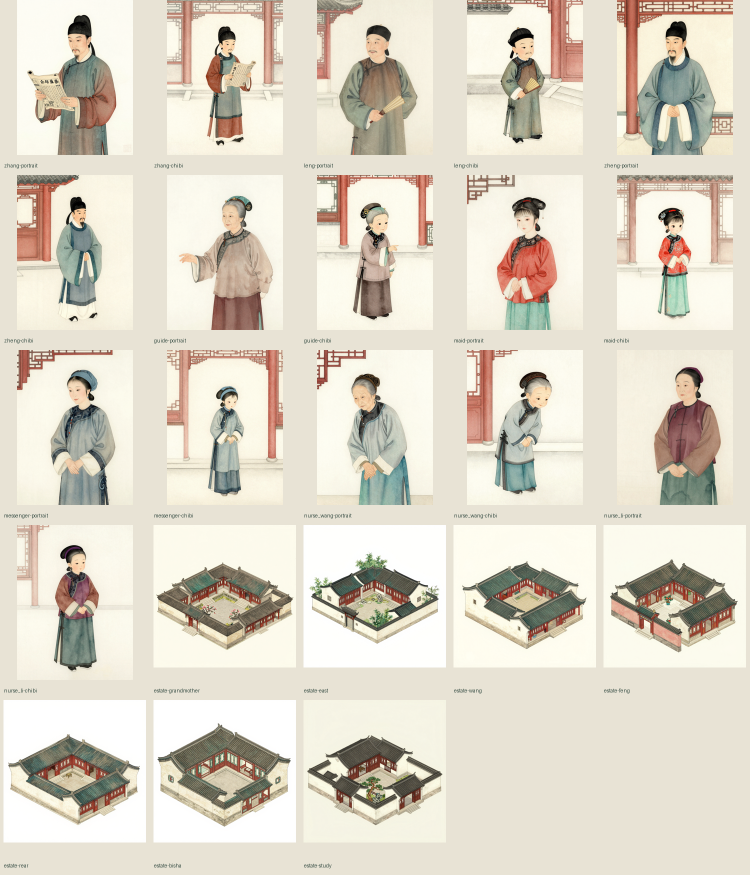
#> input picture art/new-source-review.png, 1500 x 1750 px (shown at 1/2 size)
$ python cutout_white_backdrop.py ../art/new-source-review.png --out out.png
#> lines starting #> are read from the running program, lines starting #| are printed output that depends on the picture; after the words box and inside, x2 and y2 are one past the last pixel; in counts of white or black regions, pixels touching at a corner belong together
#!/usr/bin/env python3
# -*- coding: utf-8 -*-
"""Cut a prop out of a plain white backdrop, without the server.

The SAM pass on `bamboo-cluster` kept the painting's beige paper ground: the
matte shipped the whole pale square, and the bamboo read on screen as a blank
cream slab — the asset had been broken since it was first committed (2026-10-29)
and thirteen maps have been placing that slab ever since.

SAM is the wrong tool for a prop on a flat backdrop, and it is also
unavailable here: the server's BiRefNet node dies with
`'Config' object has no attribute 'is_encoder_decoder'`. But a prop painted on
pure white needs no model at all. The paper/plant separation is decided by two
measurements taken from the source:

  * `min channel` — the outside white is >= 250 on every channel, while even
    the palest leaf wash sits far below it;
  * `saturation` — the plant is pigmented (leaves ~0.13–0.21), the ground is
    not.

The rule is the same one `repair_matte_bamboo_gate.py` uses, generalised:
"light pixels *reachable from the image border* are background". A flood fill
over near-white from every edge removes the flat backdrop while leaving any
enclosed light area (a highlight between roof tiles, a doorway's own white)
opaque. When a prop was painted with a translucent halo, the halo is kept: a
hard threshold would chew the leaf edges, so the alpha is feathered by how far
each pixel is from the backdrop's own colour.

Usage:
  cutout_white_backdrop.py SOURCE [-o OUT] [--threshold 244] [--pad 0]
"""
import argparse
import json
from collections import deque
from pathlib import Path

import numpy as np
from PIL import Image

ROOT = Path(__file__).resolve().parents[1]


def border_flood(mask: np.ndarray) -> np.ndarray:
    """Every True pixel reachable from any image edge, via BFS."""
    h, w = mask.shape
    visited = np.zeros_like(mask, dtype=bool)
    queue = deque()
    for x in range(w):
        for y in (0, h - 1):
            if mask[y, x] and not visited[y, x]:
                visited[y, x] = True
                queue.append((y, x))
    for y in range(h):
        for x in (0, w - 1):
            if mask[y, x] and not visited[y, x]:
                visited[y, x] = True
                queue.append((y, x))
    while queue:
        y, x = queue.popleft()
        for ny, nx in ((y - 1, x), (y + 1, x), (y, x - 1), (y, x + 1)):
            if 0 <= ny < h and 0 <= nx < w and mask[ny, nx] and not visited[ny, nx]:
                visited[ny, nx] = True
                queue.append((ny, nx))
    return visited


def cutout(source: Path, threshold: int = 244):
    """Return (rgba array, report)."""
#> called with threshold = 244
    src = np.asarray(Image.open(source).convert("RGB")).astype(int)
    minc = src.min(axis=2)
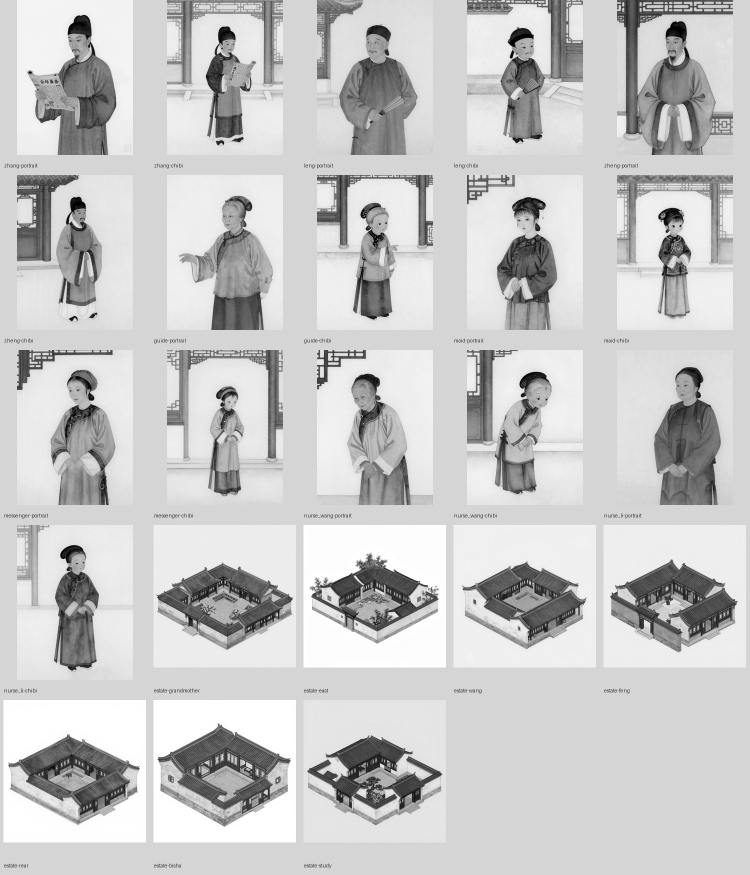
#> minc: shape (1750, 1500) int64 (shown at 1/2 size); min 0, max 255, mean 199.7
    mx = src.max(axis=2)
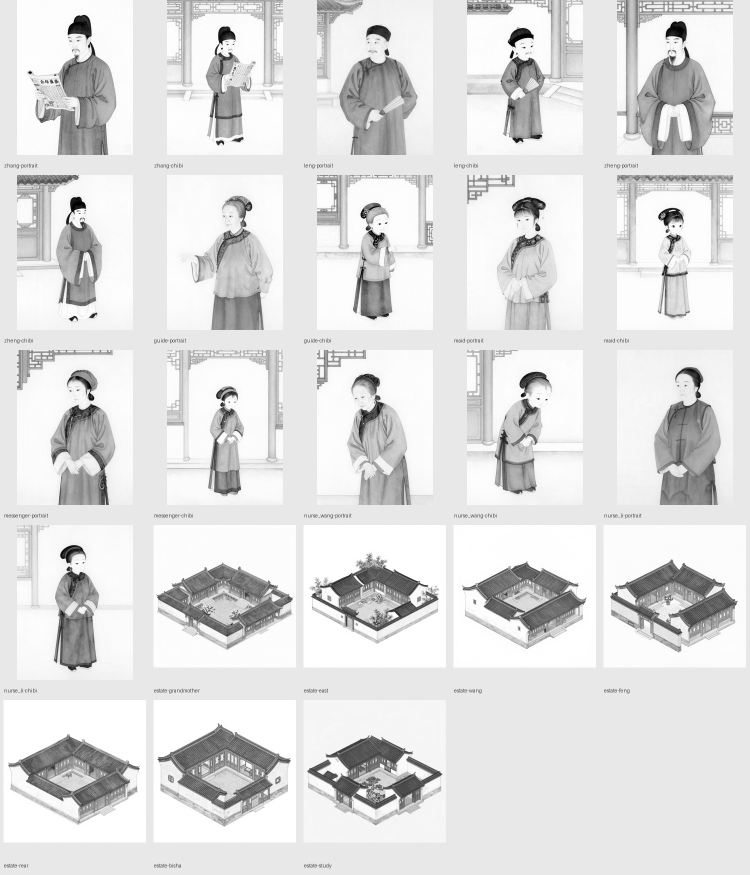
#> mx: shape (1750, 1500) int64 (shown at 1/2 size); min 0, max 255, mean 222.7
    sat = np.where(mx > 0, (mx - minc) / np.maximum(mx, 1), 0.0)
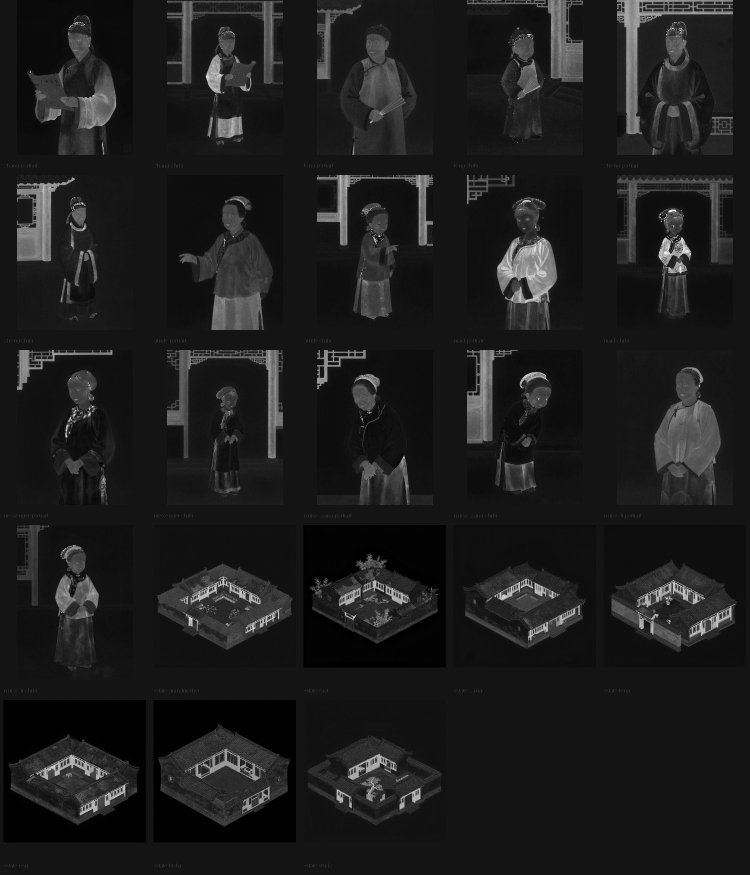
#> sat: shape (1750, 1500) float64 (shown at 1/2 size); min 0, max 1, mean 0.116

    light = minc >= threshold
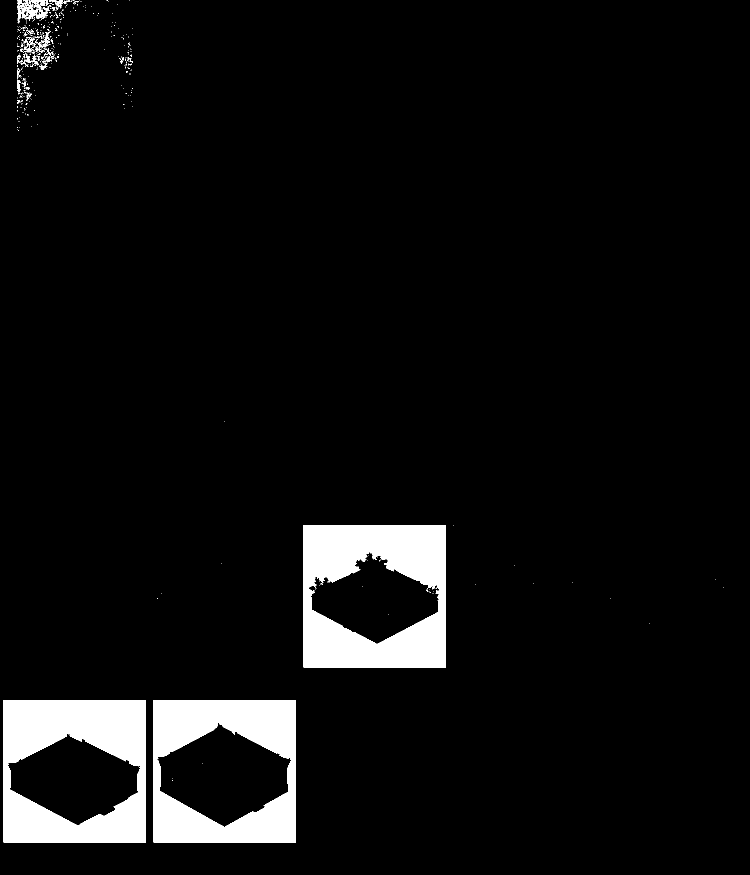
#> light: shape (1750, 1500) bool (shown at 1/2 size); 6% white; 428 white regions (399 under 20 px), largest, box (x1, y1, x2, y2) and area: (607, 1050, 892, 1335) 54079, (7, 1400, 292, 1685) 51407, (307, 1400, 592, 1685) 46798
    backdrop = border_flood(light)
#> after the loop in border_flood, `for x in range(w):`: visited: shape (1750, 1500) bool; 0% white in thin lines or dots, all inside (x1, y1, x2, y2) = (35, 0, 259, 1)
#> after the loop in border_flood, `while queue:`:
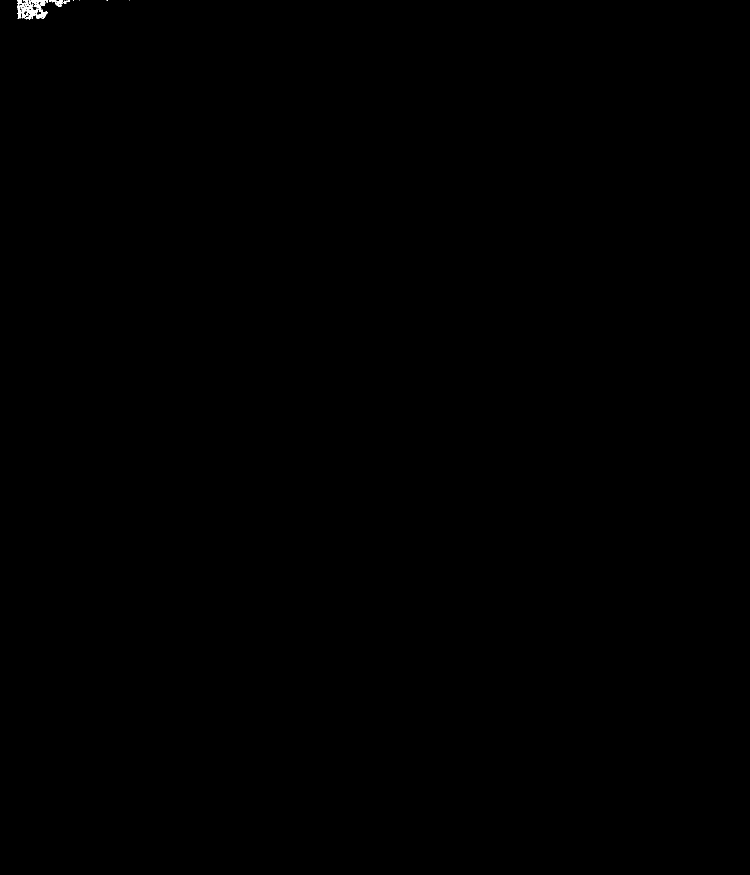
#> visited: shape (1750, 1500) bool (shown at 1/2 size); 0.06% white; 8 white regions (6 under 20 px), largest, box (x1, y1, x2, y2) and area: (34, 0, 96, 39) 1326, (104, 0, 140, 14) 203
    # A pixel is background when it is part of the flat backdrop *or* when it is
    # flat white with no pigment at all (the outer corners of a repainted prop).
    flat_white = (minc >= 250) & (sat < 0.02)
#> flat_white: shape (1750, 1500) bool; 5.8% white; 23 white regions (20 under 20 px), largest, box (x1, y1, x2, y2) and area: (607, 1050, 892, 1335) 53962, (7, 1400, 292, 1685) 51256, (307, 1400, 592, 1685) 46725
    bg = backdrop | flat_white
#> bg: shape (1750, 1500) bool; 5.8% white; 31 white regions (26 under 20 px), largest, box (x1, y1, x2, y2) and area: (607, 1050, 892, 1335) 53962, (7, 1400, 292, 1685) 51256, (307, 1400, 592, 1685) 46725, (34, 0, 96, 39) 1326, (104, 0, 140, 14) 203

    # Feather the edge: pixels that are near-white but not part of the flat
    # backdrop keep a partial alpha, so a leaf that fades into the white does
    # not end in a cut-off stump.
    alpha = np.where(bg, 0, 255).astype("uint8")
    near = (~bg) & (minc >= threshold - 18) & (sat < 0.10)
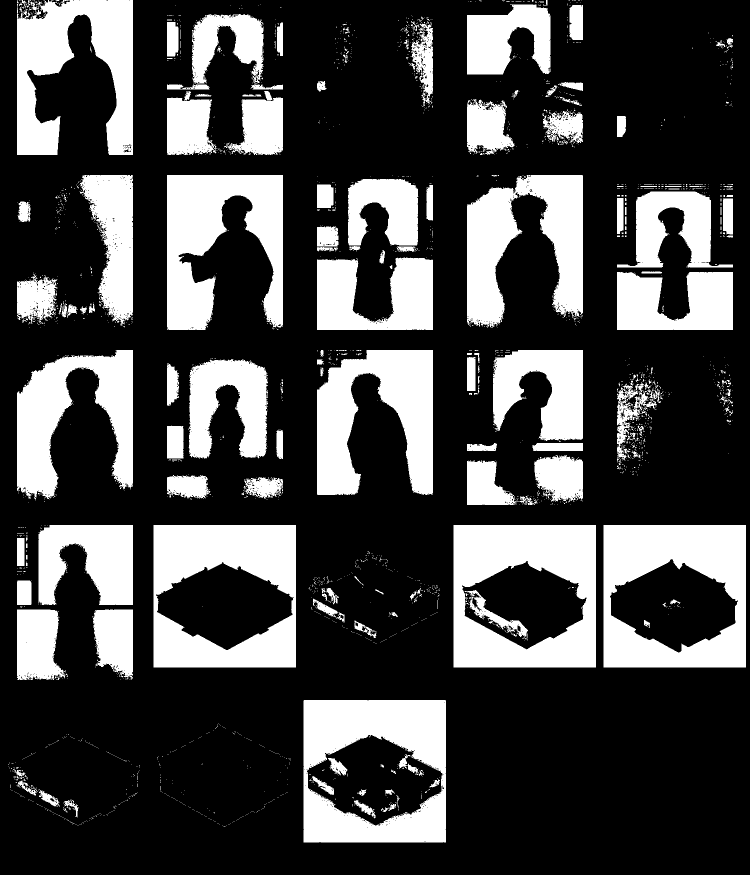
#> near: shape (1750, 1500) bool (shown at 1/2 size); 27.7% white; 2573 white regions (2387 under 20 px), largest, box (x1, y1, x2, y2) and area: (907, 1050, 1192, 1335) 53553, (307, 1050, 592, 1335) 51722, (1207, 1050, 1492, 1335) 51236
    alpha[near] = 120
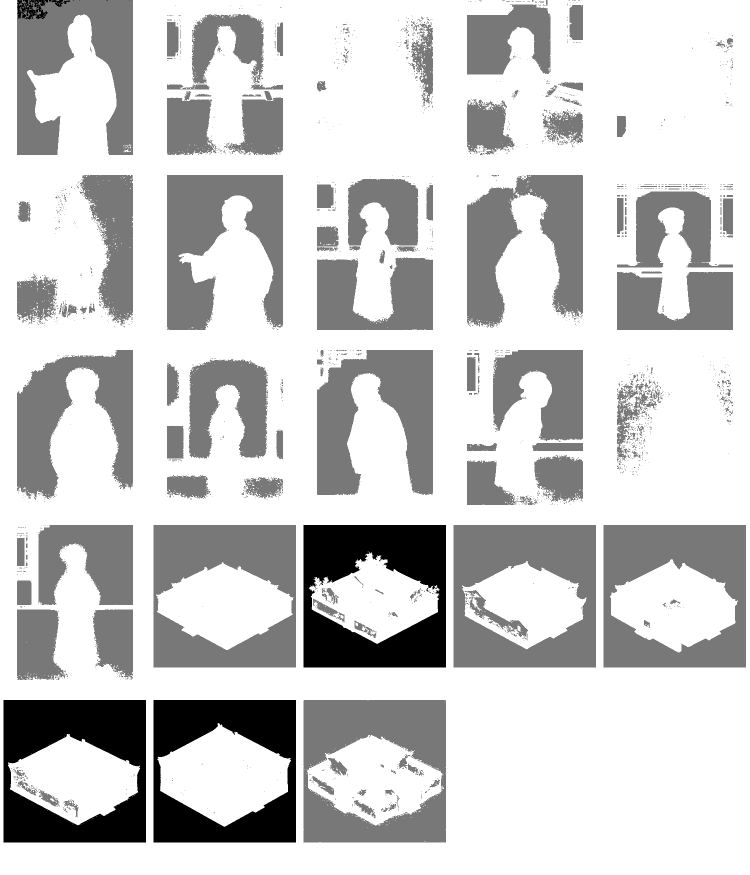
#> alpha: shape (1750, 1500) (shown at 1/2 size); min 0, max 255, mean 202.7

    out = np.dstack([src.astype("uint8"), alpha])
    report = {
        "source": str(source.relative_to(ROOT)) if source.is_relative_to(ROOT) else str(source),
        "threshold": threshold,
        "size": list(src.shape[:2]),
        "transparent_px": int((alpha == 0).sum()),
        "opaque_px": int((alpha == 255).sum()),
        "feathered_px": int((alpha == 120).sum()),
    }
#> report = {'source': '../art/new-source-review.png', 'threshold': 244, 'size': [1750, 1500], 'transparent_px': 153527, 'opaque_px': 1745096, 'feathered_px': 726377}
    return out, report


def trim(rgba: np.ndarray, pad: int = 0):
    """Cut the transparent margin away, so the asset's own size is its content."""
    alpha = rgba[:, :, 3]
    ys, xs = np.where(alpha > 0)
    if not len(ys):
        return rgba
    y0, y1 = max(0, ys.min() - pad), min(rgba.shape[0], ys.max() + 1 + pad)
    x0, x1 = max(0, xs.min() - pad), min(rgba.shape[1], xs.max() + 1 + pad)
    return rgba[y0:y1, x0:x1]


if __name__ == "__main__":
    parser = argparse.ArgumentParser()
    parser.add_argument("source", type=Path)
    parser.add_argument("-o", "--out", type=Path, required=True)
    parser.add_argument("--threshold", type=int, default=244)
    parser.add_argument("--pad", type=int, default=0)
    parser.add_argument("--no-trim", action="store_true")
    args = parser.parse_args()

    rgba, report = cutout(args.source, args.threshold)
    if not args.no_trim:
        rgba = trim(rgba, args.pad)
#> in trim, `y0, y1 = max(0, ys.min() - pad), min(rgba.shape[0], ys.max() + 1 + pad)`: y0 = 0; y1 = 1750
#> in trim, `x0, x1 = max(0, xs.min() - pad), min(rgba.shape[1], xs.max() + 1 + pad)`: x0 = 0; x1 = 1500
    args.out.parent.mkdir(parents=True, exist_ok=True)
    Image.fromarray(rgba, "RGBA").save(args.out)
    report["out"] = str(args.out.relative_to(ROOT)) if args.out.is_relative_to(ROOT) else str(args.out)
    report["out_size"] = [rgba.shape[1], rgba.shape[0]]
    print(json.dumps(report, ensure_ascii=False))
#| {"source": "../art/new-source-review.png", "threshold": 244, "size": [1750, 1500], "transparent_px": 153527, "opaque_px": 1745096, "feathered_px": 726377, "out": "out.png", "out_size": [1500, 1750]}
